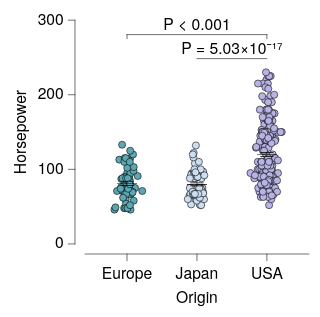

This figure's Vega-Lite source:
### Vega-Lite specification from a JSON file in a GitHub repository (floating-point values rounded to 4 significant figures; data arrays with more than 128 entries replaced by an {"elided": "..."} marker saying what was removed)
{"background": null, "config": {"arc": {"fill": "#DBDBDB", "fillOpacity": 1.0, "innerRadius": 25.0, "padAngle": 0.03, "stroke": "black", "strokeOpacity": 1, "strokeWidth": 0.25}, "area": {"fill": "#DBDBDB", "fillOpacity": 1.0, "stroke": "black", "strokeOpacity": 1, "strokeWidth": 0.25}, "axis": {"domain": true, "domainCap": "round", "domainColor": "black", "domainWidth": 0.25, "grid": false, "gridCap": "round", "gridColor": "#F1F1F1", "gridDash": [0, 0], "gridOpacity": 1.0, "gridWidth": 0.25, "labelColor": "black", "labelFont": "Helvetica Neue, HelveticaNeue, Helvetica, Arial, sans-serif", "labelFontSize": 7, "labelFontStyle": "normal", "labelFontWeight": 400, "offset": 4.5, "ticks": true, "tickCap": "round", "tickColor": "black", "tickRound": false, "tickSize": 3, "tickWidth": 0.25, "titleColor": "black", "titleFont": "Helvetica Neue, HelveticaNeue, Helvetica, Arial, sans-serif", "titleFontSize": 7, "titleFontStyle": "normal", "titleFontWeight": 400}, "axisX": {"domain": true, "labelAlign": "center", "labelAngle": 0, "labels": true, "ticks": true, "translate": 0}, "axisY": {"domain": true, "labelAlign": "right", "labelAngle": 0, "labels": true, "ticks": true, "translate": 0}, "axisRight": {"domain": true, "labelAlign": "left", "labelAngle": 0, "labels": true, "ticks": true, "translate": 0}, "axisTop": {"domain": true, "labelAlign": "center", "labelAngle": 0, "labels": true, "ticks": true, "translate": 0}, "axisBand": {"tickOffset": 0}, "bar": {"fill": "#DBDBDB", "fillOpacity": 1.0, "stroke": "black", "strokeOpacity": 1, "strokeWidth": 0.25}, "boxplot": {"size": 9.0, "ticks": {"cornerRadius": 0.25, "fill": "black", "opacity": 1, "size": 4.5, "thickness": 0.25}, "box": {"fillOpacity": 1.0, "stroke": "black", "strokeOpacity": 1, "strokeWidth": 0.25}, "median": {"cornerRadius": 0, "fill": "black", "fillOpacity": 1.0, "opacity": 1, "size": 9.0, "thickness": 0.25}, "rule": {"fill": "black", "fillOpacity": 1.0, "size": 10.0, "stroke": "black", "strokeDash": [0, 0], "strokeOpacity": 1, "strokeWidth": 0.25}, "outliers": {"color": "black", "fill": "black", "fillOpacity": 1.0, "size": 0, "stroke": "black", "strokeOpacity": 1, "strokeWidth": 0.25}}, "circle": {"fill": "black", "fillOpacity": 1.0, "size": 1.25, "stroke": null, "strokeOpacity": 1, "strokeWidth": 0.25}, "errorband": {"band": {"fillOpacity": 0.6, "stroke": null, "strokeWidth": 0.25, "strokeOpacity": 1}, "borders": {"opacity": 0, "strokeOpacity": 0.25, "strokeWidth": 1}}, "errorbar": {"opacity": 1, "rule": {"strokeDash": [0, 0], "strokeWidth": 0.25}, "ticks": {"color": "black", "cornerRadius": 0.125, "opacity": 1, "size": 6.0, "thickness": 0.25}, "thickness": 0.25}, "font": "Helvetica Neue, HelveticaNeue, Helvetica, Arial, sans-serif", "geoshape": {"fill": "#DBDBDB", "fillOpacity": 1.0, "stroke": "black", "strokeOpacity": 1, "strokeWidth": 0.25}, "header": {"labelColor": "black", "labelFont": "Helvetica Neue, HelveticaNeue, Helvetica, Arial, sans-serif", "labelFontSize": 7, "labelFontStyle": "normal", "labelFontWeight": 400, "titleColor": "black", "titleFont": "Helvetica Neue, HelveticaNeue, Helvetica, Arial, sans-serif", "titleFontSize": 7, "titleFontStyle": "normal", "titleFontWeight": 400, "titlePadding": 0}, "legend": {"disable": false, "offset": 4.5, "titlePadding": 4, "labelOffset": 2, "gradientLabelOffset": 2, "gradientLength": 50.0, "gradientThickness": 5.0, "gradientOpacity": 1.0, "gradientStrokeColor": "black", "gradientStrokeWidth": 0.25, "labelColor": "black", "labelFont": "Helvetica Neue, HelveticaNeue, Helvetica, Arial, sans-serif", "labelFontSize": 7, "labelFontStyle": "normal", "labelFontWeight": 400, "strokeColor": "black", "strokeWidth": 0, "symbolSize": 42, "symbolStrokeColor": "black", "symbolStrokeWidth": 0.25, "titleColor": "black", "titleFont": "Helvetica Neue, HelveticaNeue, Helvetica, Arial, sans-serif", "titleFontSize": 7, "titleFontStyle": "normal", "titleFontWeight": 400}, "line": {"color": "black", "stroke": "black", "strokeCap": "round", "strokeDash": [0, 0], "strokeOpacity": 1, "strokeWidth": 0.375}, "point": {"filled": true, "fill": "#DBDBDB", "fillOpacity": 1.0, "size": 5.0, "stroke": "black", "strokeOpacity": 1, "strokeWidth": 0.25}, "range": {"category": ["#5CA7B1", "#CDDEF3", "#B7B3E4", "#B3DAB5", "#F5E1B3", "#3D727B", "#8AA8D2", "#867DAC", "#80A988", "#CBB17A", "#204148", "#59719A", "#584C77", "#507B5F", "#9D824D"], "diverging": {"scheme": ["#C35082", "#CE6D94", "#D989A7", "#E2A4BA", "#EABFCE", "#F1DBE2", "#F6F6F6", "#D7E0EB", "#B9CBE0", "#9BB6D5", "#7DA1C9", "#5F8CBD", "#4177B1"]}, "heatmap": {"scheme": ["#32022B", "#43044D", "#4C196E", "#4D338C", "#484DA6", "#3A68BB", "#1D83CA", "#1D9CCB", "#23B5C9", "#28CDC5", "#4DE0B4", "#91EE9F"]}, "ordinal": {"scheme": ["#F1F1F1", "#DBDBDB", "#C6C6C6", "#B2B2B2", "#9D9D9D", "#898989", "#767676", "#636363", "#515151", "#404040", "#2F2F2F", "#1F1F1F"]}, "ramp": {"scheme": ["#32022B", "#43044D", "#4C196E", "#4D338C", "#484DA6", "#3A68BB", "#1D83CA", "#1D9CCB", "#23B5C9", "#28CDC5", "#4DE0B4", "#91EE9F"]}}, "rule": {"color": "black", "stroke": "black", "strokeCap": "round", "strokeDash": [2, 2], "strokeOpacity": 1, "strokeWidth": 0.25}, "scale": {"bandPaddingInner": 0.1, "bandPaddingOuter": 0.1, "round": false}, "rect": {"fill": "#DBDBDB", "fillOpacity": 1.0, "stroke": "black", "strokeOpacity": 1, "strokeWidth": 0.25}, "square": {"fill": "#DBDBDB", "fillOpacity": 1.0, "size": 10.0, "stroke": "black", "strokeOpacity": 1, "strokeWidth": 0.25}, "text": {"color": "black", "font": "Helvetica Neue, HelveticaNeue, Helvetica, Arial, sans-serif", "fontSize": 7, "fontStyle": "normal", "fontWeight": 400}, "tick": {"color": "black", "cornerRadius": 0.125, "opacity": 1.0, "size": 9.0, "thickness": 0.25}, "title": {"anchor": "middle", "frame": "group", "color": "black", "font": "Helvetica Neue, HelveticaNeue, Helvetica, Arial, sans-serif", "fontSize": 7, "fontStyle": "normal", "fontWeight": 400, "subtitleColor": "black", "subtitleFont": "Helvetica Neue, HelveticaNeue, Helvetica, Arial, sans-serif", "subtitleFontSize": "Helvetica Neue, HelveticaNeue, Helvetica, Arial, sans-serif", "subtitleFontStyle": "normal", "subtitleFontWeight": 400}, "trail": {"color": "black", "opacity": 1, "size": 0.375}, "view": {"continuousWidth": 100, "continuousHeight": 100, "discreteWidth": 100, "discreteHeight": 100, "fill": null, "stroke": null, "strokeWidth": 0.25}}, "layer": [{"data": {"name": "data-53eecb024a78fdc2be808dcfdc3af7a2"}, "mark": {"type": "circle", "opacity": 1.0, "size": 10.0, "stroke": "black", "strokeOpacity": 1, "strokeWidth": 0.25}, "encoding": {"color": {"field": "Origin", "legend": null, "scale": {"domain": ["Europe", "Japan", "USA"]}, "sort": ["Europe", "Japan", "USA"], "title": null, "type": "nominal"}, "x": {"axis": {}, "field": "Origin", "scale": {"domain": ["Europe", "Japan", "USA"]}, "sort": ["Europe", "Japan", "USA"], "title": "Origin", "type": "nominal"}, "xOffset": {"field": "jitter_x", "scale": {"domain": [-7.33, 7.33], "range": [5.17, 19.83]}, "type": "quantitative"}, "y": {"field": "Horsepower", "title": "Horsepower", "type": "quantitative"}}}, {"data": {"name": "data-6c4882663eaca411296217af4f5e04f9"}, "mark": {"type": "errorbar"}, "encoding": {"x": {"axis": {}, "field": "Origin", "scale": {"domain": ["Europe", "Japan", "USA"]}, "sort": ["Europe", "Japan", "USA"], "title": "Origin", "type": "nominal"}, "y": {"field": "__mean", "title": "Horsepower", "type": "quantitative"}, "yError": {"field": "__error"}}}, {"data": {"name": "data-6c4882663eaca411296217af4f5e04f9"}, "mark": {"type": "tick"}, "encoding": {"x": {"axis": {}, "field": "Origin", "scale": {"domain": ["Europe", "Japan", "USA"]}, "sort": ["Europe", "Japan", "USA"], "title": "Origin", "type": "nominal"}, "y": {"field": "__mean", "title": "Horsepower", "type": "quantitative"}}}, {"layer": [{"layer": [{"data": {"values": [{"x": "USA", "x2": "Europe", "y": 280.6, "__dysonsphere__": 1}]}, "mark": {"type": "rule", "strokeCap": "round", "strokeDash": [0, 0], "strokeWidth": 0.25}, "encoding": {"x": {"field": "x", "type": "nominal"}, "x2": {"field": "x2"}, "y": {"field": "y", "type": "quantitative"}}}, {"data": {"values": [{"x": "USA", "y": 280.6, "y2": 275.1, "__dysonsphere__": 1}]}, "mark": {"type": "rule", "strokeCap": "round", "strokeDash": [0, 0], "strokeWidth": 0.25}, "encoding": {"x": {"field": "x", "type": "nominal"}, "y": {"field": "y", "type": "quantitative"}, "y2": {"field": "y2"}}}, {"data": {"values": [{"x": "Europe", "y": 280.6, "y2": 275.1, "__dysonsphere__": 1}]}, "mark": {"type": "rule", "strokeCap": "round", "strokeDash": [0, 0], "strokeWidth": 0.25}, "encoding": {"x": {"field": "x", "type": "nominal"}, "y": {"field": "y", "type": "quantitative"}, "y2": {"field": "y2"}}}, {"data": {"values": [{"y": 280.6, "label": "P < 0.001", "__dysonsphere__": 1}]}, "mark": {"type": "text", "align": "center", "dy": -4, "fontSize": 7}, "encoding": {"text": {"field": "label", "type": "nominal"}, "x": {"value": 50.0}, "y": {"field": "y", "type": "quantitative"}}}]}, {"layer": [{"data": {"values": [{"x": "USA", "x2": "Japan", "y": 248.4, "__dysonsphere__": 1}]}, "mark": {"type": "rule", "strokeCap": "round", "strokeDash": [0, 0], "strokeWidth": 0.25}, "encoding": {"x": {"field": "x", "type": "nominal"}, "x2": {"field": "x2"}, "y": {"field": "y", "type": "quantitative"}}}, {"data": {"values": [{"y": 248.4, "label": "P = 5.03×10⁻¹⁷", "__dysonsphere__": 1}]}, "mark": {"type": "text", "align": "center", "dy": -4, "fontSize": 7}, "encoding": {"text": {"field": "label", "type": "nominal"}, "x": {"value": 65.62}, "y": {"field": "y", "type": "quantitative"}}}]}], "name": "__dysonsphere_73d6ae7ab5b8e736_13"}], "$schema": "https://vega.github.io/schema/vega-lite/v6.4.1.json", "datasets": {"data-53eecb024a78fdc2be808dcfdc3af7a2": {"elided": "400 records"}, "data-6c4882663eaca411296217af4f5e04f9": [{"Origin": "USA", "__mean": 119.9, "__error": 2.529, "__dysonsphere__": 1}, {"Origin": "Europe", "__mean": 81.0, "__error": 2.47, "__dysonsphere__": 1}, {"Origin": "Japan", "__mean": 79.84, "__error": 2.005, "__dysonsphere__": 1}]}}
